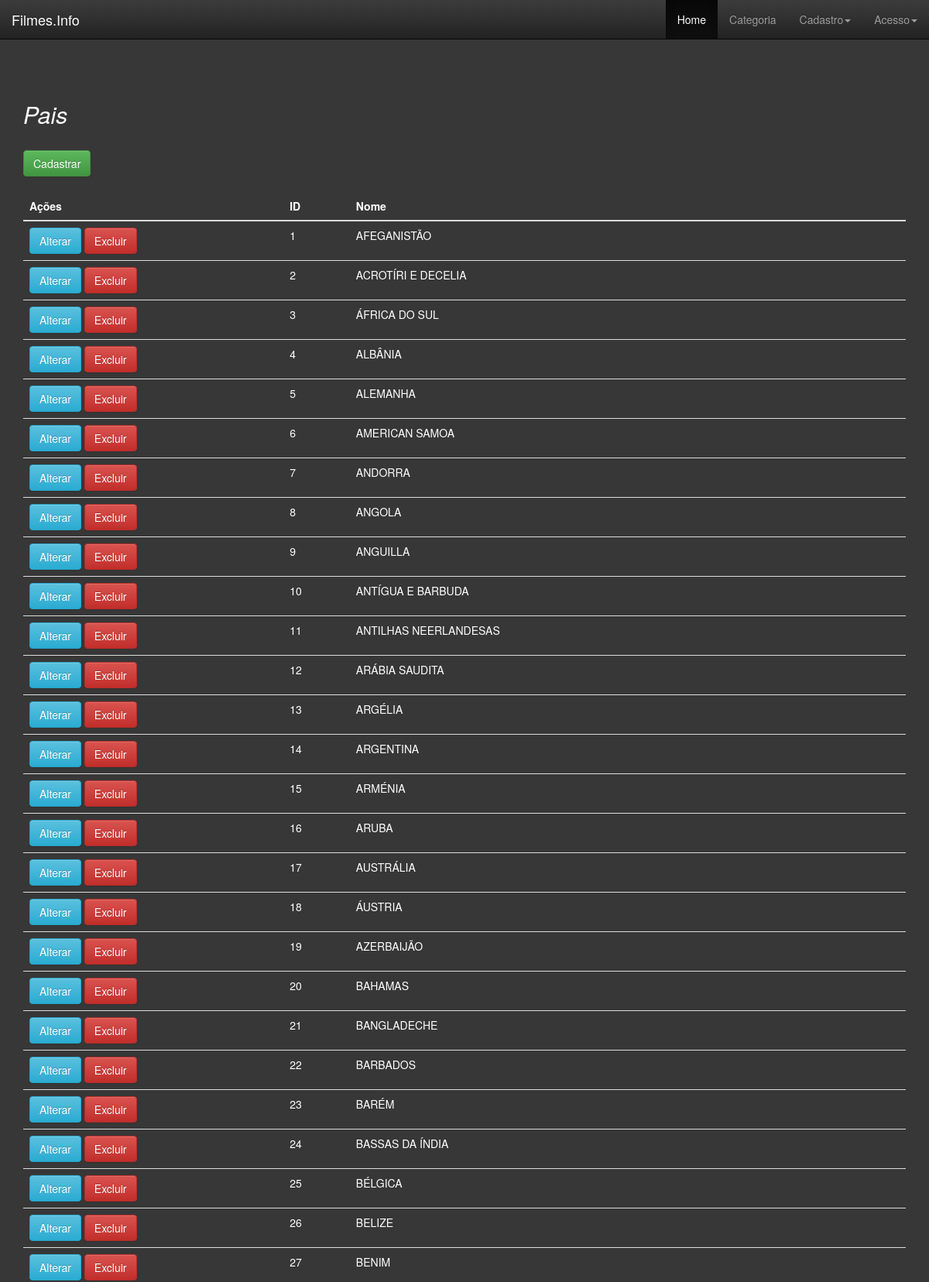
The app's page /pais/index.php (upper part) with its own data.
### tables this page shows
CREATE TABLE `pais` (
  `id_pais` int(11) NOT NULL AUTO_INCREMENT,
  `nome` varchar(100) NOT NULL,
  PRIMARY KEY (`id_pais`)
);

### pais/Pais.php (called while the page is built, shortened)
<?php
class Pais
{
    public function recuperarDados()
    {
        $conexao = new Conexao();
        $sql = "select * from  pais";
        return $conexao->recuperarDados($sql);
    }
}

### conexao/Conexao.php (called while the page is built, shortened)
<?php
class Conexao
{
    protected $conexao;
    public function conectar()
    {
        $this->conexao = new PDO('mysql:host=localhost;dbname=filmes;charset=utf8','root','');
    }
    public function desconectar()
    {
        $this->conexao = null;
    }
    public function recuperarDados($sql)
    {
        $retorno = $this->conexao->query($sql)->fetchAll(PDO::FETCH_ASSOC);
        return $retorno;
    }
}

### pais/index.php (the view, shortened to what this page needs)
<?php
$paiss = new Pais();
$apaiss = $paiss->recuperarDados();
include_once '../cabecalho.php';
?>
    <div class="container" style="margin-top: 60px;">
        <h2>Pais</h2>
        <br/>
        <a href="../pais/formulario.php" class="btn btn-success">Cadastrar</a>
        <br/>
        <br/>
        <table class="table table-hover active">
            <thead>
            <tr>
                <th>Ações</th>
                <th>ID</th>
                <th>Nome</th>
            </tr>
            </thead>
            <?php
            foreach ($apaiss as $pais) {
                ?>
                <tr>
                    <td>
                        <a href="../pais/formulario.php?&id_pais=<?= $pais['id_pais']?>" class="btn btn-info">Alterar</a>
                        <a href="../pais/processamento.php?acao=excluir&id_pais=<?= $pais['id_pais']?>" class="btn btn-danger">Excluir</a>
                    </td>
                    <td><?= $pais['id_pais']?></td>
                    <td><?= $pais['nome']?></td>
                </tr>
                <?php
            }
            ?>
        </table>
    </div>
<?php
include_once("../rodape.php");
?>

### cabecalho.php (shortened to what this page needs)
<!DOCTYPE html>
<html lang="pt-br">
<head>
    <link rel="stylesheet" href="https://maxcdn.bootstrapcdn.com/bootstrap/3.3.7/css/bootstrap.min.css">
    <link rel="stylesheet" href="https://cdnjs.cloudflare.com/ajax/libs/chosen/1.8.6/chosen.min.css"/>
    <link rel="stylesheet" href="https://maxcdn.bootstrapcdn.com/bootstrap/3.3.7/css/bootstrap-theme.min.css">
    <link href="https://cdnjs.cloudflare.com/ajax/libs/chosen/1.8.3/chosen.css" rel="stylesheet"/>
</head>
<body>
<nav class="navbar navbar-inverse navbar-static-top">
    <div class="container-fluid">
        <div class="navbar-header">
            <a class="navbar-brand" href="../index.php">Filmes.Info</a>
        </div>
        <div id="navbar" class="navbar-collapse collapse">
            <ul class="nav navbar-nav navbar-right">
                <li class="active"><a href="../categoria/index.php">Home</a></li>
                <li><a href="../categoria/index.php">Categoria</a></li>
                <li class="dropdown">
                    <a class="dropdown-toggle" data-toggle="dropdown" role="button" aria-haspopup="true" aria-expanded="false">Cadastro<span class="caret"></span></a>
                <li class="dropdown">
                    <a class="dropdown-toggle" data-toggle="dropdown" role="button" aria-haspopup="true" aria-expanded="false">Acesso<span class="caret"></span></a>
                </li>
            </ul>
        </div>
    </div>
</nav>

### rodape.php (shortened to what this page needs)
</body>
</html>

### css/navbar.php (style rules this page uses)
body { background-color: #373737; font-style: normal; color: #ffffff; }
h2 { font-style: italic; }

### records on screen
pais: id_pais "1", nome "AFEGANISTÃO"
pais: id_pais "2", nome "ACROTÍRI E DECELIA"
pais: id_pais "3", nome "ÁFRICA DO SUL"
pais: id_pais "4", nome "ALBÂNIA"
pais: id_pais "5", nome "ALEMANHA"
pais: id_pais "6", nome "AMERICAN SAMOA"
pais: id_pais "7", nome "ANDORRA"
pais: id_pais "8", nome "ANGOLA"
pais: id_pais "9", nome "ANGUILLA"
pais: id_pais "10", nome "ANTÍGUA E BARBUDA"
pais: id_pais "11", nome "ANTILHAS NEERLANDESAS"
pais: id_pais "12", nome "ARÁBIA SAUDITA"
pais: id_pais "13", nome "ARGÉLIA"
pais: id_pais "14", nome "ARGENTINA"
pais: id_pais "15", nome "ARMÉNIA"
pais: id_pais "16", nome "ARUBA"
pais: id_pais "17", nome "AUSTRÁLIA"
pais: id_pais "18", nome "ÁUSTRIA"
pais: id_pais "19", nome "AZERBAIJÃO"
pais: id_pais "20", nome "BAHAMAS"
pais: id_pais "21", nome "BANGLADECHE"
pais: id_pais "22", nome "BARBADOS"
pais: id_pais "23", nome "BARÉM"
pais: id_pais "24", nome "BASSAS DA ÍNDIA"
pais: id_pais "25", nome "BÉLGICA"
pais: id_pais "26", nome "BELIZE"
pais: id_pais "27", nome "BENIM"
